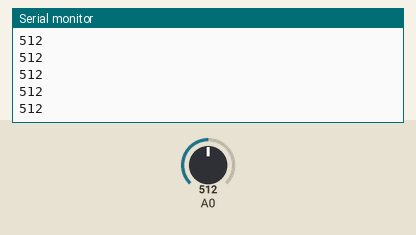
Bench run of a sketch on a simulated Arduino Uno, built with avr-gcc and run on an emulated ATmega328P. On the bench: the last lines printed to the serial monitor. The test bench sets the inputs (shaded band); at power-on: A0 = 512.

Above: at 1.2 s.
1.3 s: A0 set to 716
At 2.3 s:
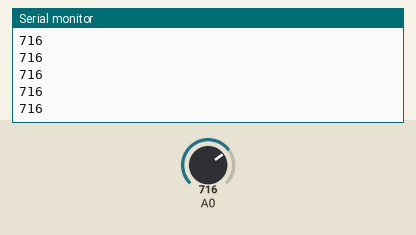
2.8 s: A0 set to 900
At 3.3 s:
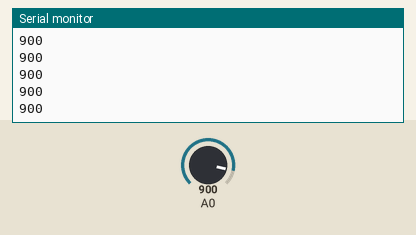
Timing chart, 0 to 5.8 s (numbered marks = the images above; inputs shaded):
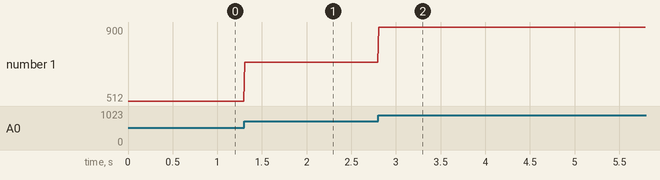

The sketch:

pot_serial_data_logger.ino
```cpp
#define POT A0

void setup() {
    // Establece la velocidad de datos en bits por segundo
    Serial.begin(9600);
}

void loop() {
    // Leemos el valor del potenciometro
    int sensorValue = analogRead(A0);
    // Enviamos ese valor por el puerto serial, agregandole el caracter '\n'
    Serial.println(sensorValue);
    // Nos esperamos 10 milisegundos
    delay(10);
}
```

Measured:
- after the input at 1.3 s, the serial monitor: prints a new line at once (image 1)
- after the input at 2.8 s, the serial monitor: prints a new line at once (image 2)
- plotted number 1: 512 → 716 after the input at 1.3 s, 716 → 900 after the input at 2.8 s
